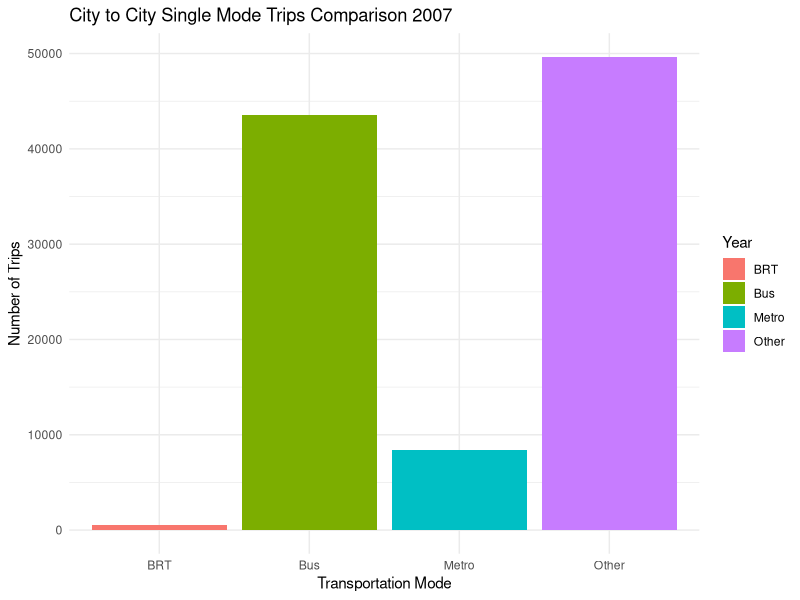
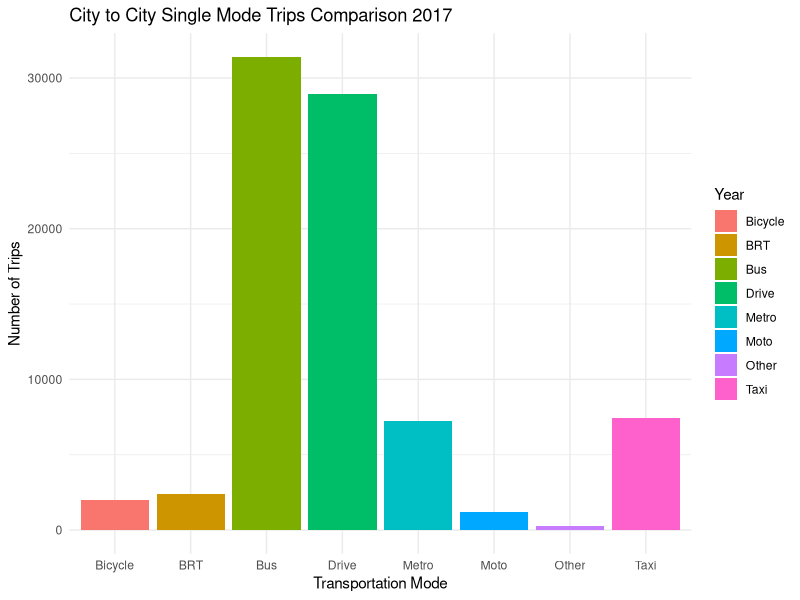

Here is the R script that generated these plots, in order:
city_to_city2007<-read.csv("data/city-city-suburb/2007_city_to_city_mode_summary.csv")
city_to_city2017<-read.csv("data/city-city-suburb/2017_city_to_city_mode_breakdown.csv")
suburb_to_suburb2007<-read.csv("data/city-city-suburb/2007_suburb_to_suburb_mode_summary.csv")
suburb_to_suburb2017<-read.csv("data/city-city-suburb/suburb_mode_summary_2017.csv")

library(tidyverse)
#filter walk in 2017
city_to_city2017<-city_to_city2017 %>%
  filter(mode!="Walk")
# sum(city_to_city2017$n)
# sum(city_to_city2007$count)
suburb_to_suburb2017<-suburb_to_suburb2017 %>%
  filter(mode!="Walk")
# sum(suburb_to_suburb2017$n)
# sum(suburb_to_suburb2007$count)

# single mode, the mode don't have _
city_to_city2017_single<-city_to_city2017 %>%
  filter(!str_detect(mode, "_")) %>%
  group_by(mode) %>%
  summarise(n = sum(n))


city_to_city2007_single<-city_to_city2007 %>%
  filter(!str_detect(mode_key, "_")) %>%
  group_by(mode_key) %>%
  summarise(n = sum(count))

suburb_to_suburb2017_single<-suburb_to_suburb2017 %>%
  filter(!str_detect(mode, "_")) %>%
  group_by(mode) %>%
  summarise(n = sum(n))
suburb_to_suburb2007_single<-suburb_to_suburb2007 %>%
  filter(!str_detect(mode_key, "_")) %>%
  group_by(mode_key) %>%
  summarise(n = sum(count))

ggplot()+
  geom_bar(data=city_to_city2007_single, aes(x=mode_key, y=n, fill= mode_key), stat="identity", position="dodge")+
  labs(title="City to City Single Mode Trips Comparison 2007",
       x="Transportation Mode",
       y="Number of Trips",
       fill="Year")+
  theme_minimal()
ggplot()+
  geom_bar(data=city_to_city2017_single, aes(x=mode, y=n, fill= mode), stat="identity", position="dodge")+
  labs(title="City to City Single Mode Trips Comparison 2017",
       x="Transportation Mode",
       y="Number of Trips",
       fill="Year")+
  theme_minimal()


city_to_city2017_multi<-city_to_city2017 %>%
  filter(str_detect(mode, "_"))
city_to_city2007_multi<-city_to_city2007 %>%
  filter(str_detect(mode_key, "_"))
